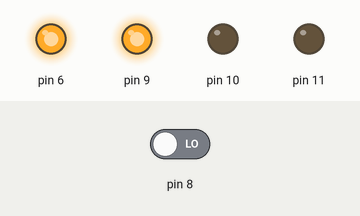
Bench run of a sketch on a simulated Arduino Uno, built with avr-gcc and run on an emulated ATmega328P. Shown: output pins drawn as LEDs (lit = HIGH). Inputs (shaded band) come from the test bench; at power-on: pin 8 LOW.

Above: at 1.2 s.
1.3 s: pin 8 driven HIGH
At 1.7 s:
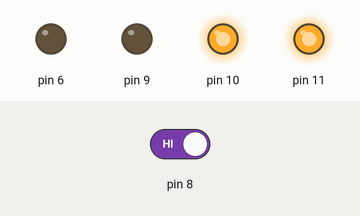
Timing chart, 0 to 4.3 s (numbered marks = the images above; inputs shaded):
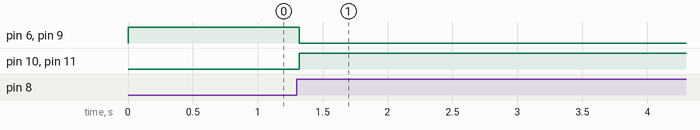

The sketch:

botonbasico.ino
```cpp
int estado = 0;
int estadoanterior = 0;
int salida = 0;
int miDelay = 50;
int cont = 0;

void setup(){
  pinMode(8,INPUT);
  pinMode(11,OUTPUT);
pinMode(10,OUTPUT);
pinMode(9,OUTPUT);
pinMode(6,OUTPUT);
}

void loop(){
 estado = digitalRead(8);

 if((estado == HIGH)&&(estadoanterior==0)){
   salida = 1 - salida;
   delay(20);
 }
 estadoanterior = estado; //guardo el estado en el que esta

  if(salida == 1){
    digitalWrite(11, HIGH);
    digitalWrite(10, HIGH);
    digitalWrite(9, LOW);
    digitalWrite(6, LOW);
  }else{
     digitalWrite(9, HIGH);
     digitalWrite(6, HIGH);
     digitalWrite(11, LOW);
    digitalWrite(10, LOW);
  }
}
```

Measured:
- after the input at 1.3 s, pin 6, pin 9: HIGH → LOW at once; pin 10, pin 11: LOW → HIGH at once
